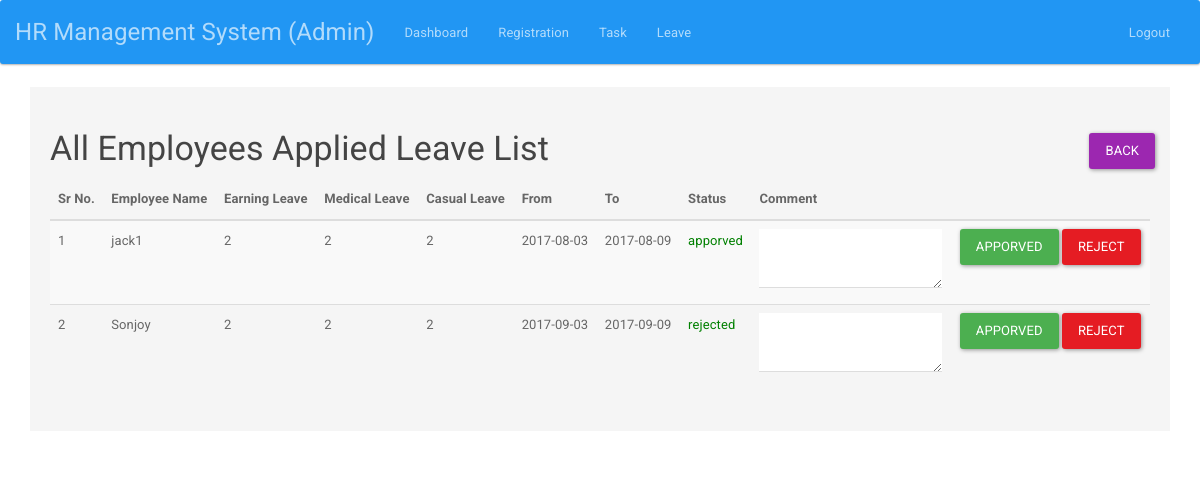
The page /admin/allappliedleave.php (signed in) on the database its author committed.
### tables this page shows
CREATE TABLE `apply_leave` (
  `a_id` int(255) NOT NULL,
  `l_from` varchar(10000) NOT NULL,
  `l_to` varchar(10000) NOT NULL,
  `eleave` int(255) NOT NULL,
  `mleave` int(255) NOT NULL,
  `cleave` int(255) NOT NULL,
  `apply_by` int(255) NOT NULL,
  `status` varchar(1000) NOT NULL,
  `comment` varchar(1000) NOT NULL,
  `apply_date` timestamp NOT NULL DEFAULT CURRENT_TIMESTAMP ON UPDATE CURRENT_TIMESTAMP
);

CREATE TABLE `user_tbl` (
  `id` int(255) NOT NULL,
  `name` varchar(255) NOT NULL,
  `email` varchar(255) NOT NULL,
  `password` varchar(255) NOT NULL,
  `department` varchar(255) NOT NULL,
  `role` varchar(255) NOT NULL,
  `created_on` timestamp NOT NULL DEFAULT CURRENT_TIMESTAMP ON UPDATE CURRENT_TIMESTAMP
);

### admin/allappliedleave.php (the view, shortened to what this page needs)
<?php
include "../auth/auth.php";
?>
<!DOCTYPE html>
<html>
<head>
  <link rel="stylesheet" type="text/css" href="../lib/bootstrap.min.css">
</head>
<body>
<?php include "header.php";?>
<div class="container">
<div class="col-lg-12 col-xs-push-0 well">
<h3>All Employees Applied Leave List <ul class="nav navbar-nav navbar-right"><a href="assignleave.php" class="btn btn-info" style="margin-right: 10px;">Back</a></ul></h3>
<table class="table table-striped table-hover ">
  <thead>
    <tr>
      <th>Sr No.</th>
      <th>Employee Name</th>
      <th>Earning Leave</th>
      <th>Medical Leave</th>
      <th>Casual Leave</th>
      <th>From</th>
      <th>To</th>
      <th>Status</th>
      <th>Comment</th>
      <th>&nbsp;</th>
    </tr>
  </thead>
  <tbody>
  <?php
  $i=1;
  $query ="SELECT * FROM `apply_leave` t1 join `user_tbl` t2 on t1.apply_by=t2.id";
  $res=mysqli_query($con, $query);
  $count=mysqli_num_rows($res);
  if($count>0){
  while($row=mysqli_fetch_array($res))
  {
    ?>
    <tr>
      <td><?php echo $i; ?></td>
      <td><?php echo $row['name']; ?></td>
      <td><?php echo $row['eleave'];?></td>
      <td><?php echo $row['mleave'];?></td>
      <td><?php echo $row['cleave'];?></td>
      <td><?php echo $row['l_from'];?></td>
      <td><?php echo $row['l_to'];?></td>
      <td style="color: green;"><?php echo $row['status'];?></td>
      <td><form method="post" action="">
        <textarea name="comment"></textarea></td>
      <td>
        <button type="submit" name="apporved" class="btn btn-success">Apporved</button>
        <button type="submit" name="rejected" class="btn btn-danger">Reject</button>
      </td>
    </tr>
    <?php $i++;}}else{
      echo "No Data Found!!!";
    } ?>
  </tbody>
</table>
</div>
</div>
</body>
</html>

### rows shown on the page
apply_leave: user_tbl.name "jack1", eleave "2", mleave "2", cleave "2", l_from "2017-08-03", l_to "2017-08-09", status "apporved"
apply_leave: user_tbl.name "Sonjoy", eleave "2", mleave "2", cleave "2", l_from "2017-09-03", l_to "2017-09-09", status "rejected"
